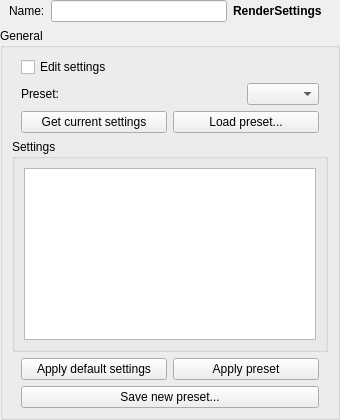
<?xml version="1.0" encoding="UTF-8"?>
<ui version="4.0">
 <class>wg_RenderSettings</class>
 <widget class="QWidget" name="wg_RenderSettings">
  <property name="geometry">
   <rect>
    <x>0</x>
    <y>0</y>
    <width>340</width>
    <height>420</height>
   </rect>
  </property>
  <property name="sizePolicy">
   <sizepolicy hsizetype="Fixed" vsizetype="Fixed">
    <horstretch>0</horstretch>
    <verstretch>0</verstretch>
   </sizepolicy>
  </property>
  <property name="minimumSize">
   <size>
    <width>340</width>
    <height>0</height>
   </size>
  </property>
  <property name="maximumSize">
   <size>
    <width>340</width>
    <height>16777215</height>
   </size>
  </property>
  <property name="windowTitle">
   <string>Render Settings</string>
  </property>
  <layout class="QVBoxLayout" name="verticalLayout">
   <property name="leftMargin">
    <number>0</number>
   </property>
   <property name="topMargin">
    <number>0</number>
   </property>
   <property name="rightMargin">
    <number>0</number>
   </property>
   <property name="bottomMargin">
    <number>0</number>
   </property>
   <item>
    <widget class="QWidget" name="f_name" native="true">
     <layout class="QHBoxLayout" name="horizontalLayout_4">
      <property name="leftMargin">
       <number>9</number>
      </property>
      <property name="topMargin">
       <number>0</number>
      </property>
      <property name="rightMargin">
       <number>18</number>
      </property>
      <property name="bottomMargin">
       <number>0</number>
      </property>
      <item>
       <widget class="QLabel" name="l_name">
        <property name="text">
         <string>Name:</string>
        </property>
       </widget>
      </item>
      <item>
       <widget class="QLineEdit" name="e_name"/>
      </item>
      <item>
       <widget class="QLabel" name="l_class">
        <property name="font">
         <font>
          <weight>75</weight>
          <bold>true</bold>
         </font>
        </property>
        <property name="text">
         <string>RenderSettings</string>
        </property>
       </widget>
      </item>
     </layout>
    </widget>
   </item>
   <item>
    <widget class="QGroupBox" name="gb_general">
     <property name="title">
      <string>General</string>
     </property>
     <layout class="QVBoxLayout" name="verticalLayout_2">
      <item>
       <widget class="QWidget" name="w_load_3" native="true">
        <layout class="QHBoxLayout" name="horizontalLayout_12">
         <property name="leftMargin">
          <number>9</number>
         </property>
         <property name="topMargin">
          <number>0</number>
         </property>
         <property name="rightMargin">
          <number>9</number>
         </property>
         <property name="bottomMargin">
          <number>0</number>
         </property>
         <item>
          <widget class="QCheckBox" name="chb_editSettings">
           <property name="text">
            <string>Edit settings</string>
           </property>
          </widget>
         </item>
        </layout>
       </widget>
      </item>
      <item>
       <widget class="QWidget" name="w_presetOption" native="true">
        <layout class="QHBoxLayout" name="horizontalLayout_13">
         <property name="leftMargin">
          <number>9</number>
         </property>
         <property name="topMargin">
          <number>0</number>
         </property>
         <property name="rightMargin">
          <number>9</number>
         </property>
         <property name="bottomMargin">
          <number>0</number>
         </property>
         <item>
          <widget class="QLabel" name="l_presetOption">
           <property name="text">
            <string>Preset:</string>
           </property>
          </widget>
         </item>
         <item>
          <spacer name="horizontalSpacer">
           <property name="orientation">
            <enum>Qt::Horizontal</enum>
           </property>
           <property name="sizeHint" stdset="0">
            <size>
             <width>40</width>
             <height>20</height>
            </size>
           </property>
          </spacer>
         </item>
         <item>
          <widget class="QComboBox" name="cb_presetOption"/>
         </item>
        </layout>
       </widget>
      </item>
      <item>
       <widget class="QWidget" name="w_loadCurrent" native="true">
        <layout class="QHBoxLayout" name="horizontalLayout_11">
         <property name="leftMargin">
          <number>9</number>
         </property>
         <property name="topMargin">
          <number>0</number>
         </property>
         <property name="rightMargin">
          <number>9</number>
         </property>
         <property name="bottomMargin">
          <number>0</number>
         </property>
         <item>
          <widget class="QPushButton" name="b_loadCurrent">
           <property name="text">
            <string>Get current settings</string>
           </property>
          </widget>
         </item>
         <item>
          <widget class="QPushButton" name="b_loadPreset">
           <property name="text">
            <string>Load preset...</string>
           </property>
          </widget>
         </item>
        </layout>
       </widget>
      </item>
      <item>
       <widget class="QGroupBox" name="gb_settings">
        <property name="title">
         <string>Settings</string>
        </property>
        <layout class="QVBoxLayout" name="verticalLayout_3">
         <item>
          <widget class="QTextEdit" name="te_settings">
           <property name="lineWrapMode">
            <enum>QTextEdit::NoWrap</enum>
           </property>
          </widget>
         </item>
        </layout>
       </widget>
      </item>
      <item>
       <widget class="QWidget" name="w_save" native="true">
        <layout class="QHBoxLayout" name="horizontalLayout_2">
         <property name="leftMargin">
          <number>9</number>
         </property>
         <property name="topMargin">
          <number>0</number>
         </property>
         <property name="rightMargin">
          <number>9</number>
         </property>
         <property name="bottomMargin">
          <number>0</number>
         </property>
         <item>
          <widget class="QPushButton" name="b_resetSettings">
           <property name="text">
            <string>Apply default settings</string>
           </property>
          </widget>
         </item>
         <item>
          <widget class="QPushButton" name="b_applySettings">
           <property name="enabled">
            <bool>true</bool>
           </property>
           <property name="focusPolicy">
            <enum>Qt::NoFocus</enum>
           </property>
           <property name="text">
            <string>Apply preset</string>
           </property>
          </widget>
         </item>
        </layout>
       </widget>
      </item>
      <item>
       <widget class="QWidget" name="w_load" native="true">
        <layout class="QHBoxLayout" name="horizontalLayout_10">
         <property name="leftMargin">
          <number>9</number>
         </property>
         <property name="topMargin">
          <number>0</number>
         </property>
         <property name="rightMargin">
          <number>9</number>
         </property>
         <property name="bottomMargin">
          <number>0</number>
         </property>
         <item>
          <widget class="QPushButton" name="b_savePreset">
           <property name="focusPolicy">
            <enum>Qt::NoFocus</enum>
           </property>
           <property name="text">
            <string>Save new preset...</string>
           </property>
          </widget>
         </item>
        </layout>
       </widget>
      </item>
     </layout>
    </widget>
   </item>
  </layout>
 </widget>
 <resources/>
 <connections/>
</ui>
